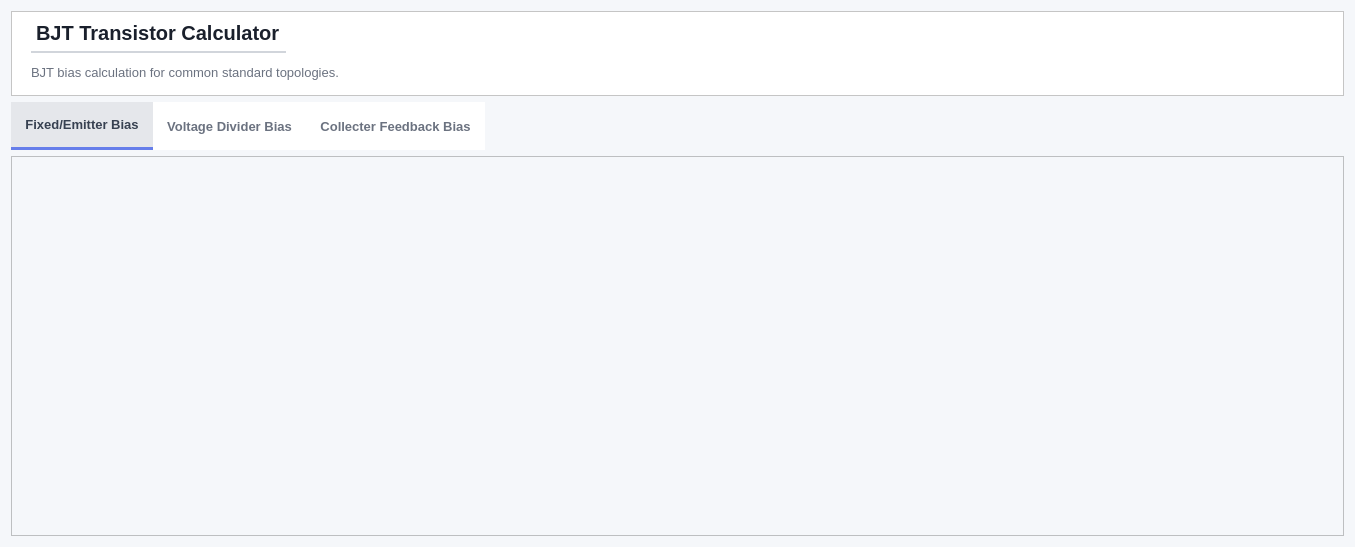
<?xml version="1.0" encoding="UTF-8"?>
<ui version="4.0">
 <class>Form</class>
 <widget class="QWidget" name="Form">
  <property name="geometry">
   <rect>
    <x>0</x>
    <y>0</y>
    <width>1355</width>
    <height>547</height>
   </rect>
  </property>
  <property name="windowTitle">
   <string>Form</string>
  </property>
  <property name="styleSheet">
   <string notr="true">background-color: #f5f7fa;</string>
  </property>
  <layout class="QVBoxLayout" name="verticalLayout">
   <item>
    <widget class="QFrame" name="topBarFrame">
     <property name="minimumSize">
      <size>
       <width>0</width>
       <height>85</height>
      </size>
     </property>
     <property name="maximumSize">
      <size>
       <width>16777215</width>
       <height>90</height>
      </size>
     </property>
     <property name="styleSheet">
      <string notr="true">background-color: white;</string>
     </property>
     <property name="frameShape">
      <enum>QFrame::Shape::StyledPanel</enum>
     </property>
     <layout class="QGridLayout" name="gridLayout_2">
      <item row="0" column="0">
       <spacer name="horizontalSpacer_4">
        <property name="orientation">
         <enum>Qt::Orientation::Horizontal</enum>
        </property>
        <property name="sizeType">
         <enum>QSizePolicy::Policy::Fixed</enum>
        </property>
        <property name="sizeHint" stdset="0">
         <size>
          <width>10</width>
          <height>20</height>
         </size>
        </property>
       </spacer>
      </item>
      <item row="0" column="1">
       <layout class="QVBoxLayout" name="verticalLayout_2">
        <item>
         <widget class="QLabel" name="labelPageTitle">
          <property name="sizePolicy">
           <sizepolicy hsizetype="Maximum" vsizetype="Fixed">
            <horstretch>0</horstretch>
            <verstretch>0</verstretch>
           </sizepolicy>
          </property>
          <property name="minimumSize">
           <size>
            <width>200</width>
            <height>30</height>
           </size>
          </property>
          <property name="styleSheet">
           <string notr="true">QLabel {
    font-size: 20px;
    font-weight: 900;
    color: #1a202c;
    background: transparent;

    border: none;
    border-bottom: 2px solid #d1d5db;  /* clean soft grey */
    padding-bottom: 6px;
}</string>
          </property>
          <property name="text">
           <string>BJT Transistor Calculator</string>
          </property>
         </widget>
        </item>
        <item>
         <widget class="QLabel" name="label">
          <property name="styleSheet">
           <string notr="true">QLabel {
    font-size: 13px;
    font-weight: 400;
    color: #6b7280;   /* soft grey */
    background: transparent;
}</string>
          </property>
          <property name="text">
           <string>BJT bias calculation for common standard topologies.</string>
          </property>
         </widget>
        </item>
       </layout>
      </item>
      <item row="0" column="3">
       <spacer name="horizontalSpacer">
        <property name="orientation">
         <enum>Qt::Orientation::Horizontal</enum>
        </property>
        <property name="sizeType">
         <enum>QSizePolicy::Policy::MinimumExpanding</enum>
        </property>
        <property name="sizeHint" stdset="0">
         <size>
          <width>40</width>
          <height>20</height>
         </size>
        </property>
       </spacer>
      </item>
     </layout>
    </widget>
   </item>
   <item>
    <layout class="QHBoxLayout" name="horizontalLayout">
     <property name="spacing">
      <number>0</number>
     </property>
     <property name="sizeConstraint">
      <enum>QLayout::SizeConstraint::SetDefaultConstraint</enum>
     </property>
     <item>
      <widget class="QPushButton" name="buttonProfileFixedEmitterBias">
       <property name="sizePolicy">
        <sizepolicy hsizetype="Minimum" vsizetype="Fixed">
         <horstretch>0</horstretch>
         <verstretch>0</verstretch>
        </sizepolicy>
       </property>
       <property name="minimumSize">
        <size>
         <width>0</width>
         <height>48</height>
        </size>
       </property>
       <property name="maximumSize">
        <size>
         <width>16777215</width>
         <height>16777215</height>
        </size>
       </property>
       <property name="cursor">
        <cursorShape>PointingHandCursor</cursorShape>
       </property>
       <property name="styleSheet">
        <string notr="true">QPushButton {
    background-color: #ffffff;
    border: none;
    border-radius: 0px;
    color: #6b7280;
    font-size: 13px;
    font-weight: 500;
    padding: 8px 14px;
    text-align: center;
}

/* Hover */
QPushButton:hover {
    background-color: #f9fafb;
    color: #667EEA;
}

/* While clicking → transparent */
QPushButton:pressed {
    background-color: transparent;
}

/* Selected (persistent state) */
QPushButton:checked {
    background-color: #e5e7eb;
    color: #374151;
    font-weight: 600;

    border-bottom: 3px solid #667EEA;
}</string>
       </property>
       <property name="text">
        <string>Fixed/Emitter Bias</string>
       </property>
       <property name="checkable">
        <bool>true</bool>
       </property>
       <property name="checked">
        <bool>true</bool>
       </property>
       <attribute name="buttonGroup">
        <string notr="true">buttonGroup</string>
       </attribute>
      </widget>
     </item>
     <item>
      <widget class="QPushButton" name="buttonProfileVoltageDividerBias">
       <property name="minimumSize">
        <size>
         <width>130</width>
         <height>48</height>
        </size>
       </property>
       <property name="maximumSize">
        <size>
         <width>16777215</width>
         <height>16777215</height>
        </size>
       </property>
       <property name="cursor">
        <cursorShape>PointingHandCursor</cursorShape>
       </property>
       <property name="styleSheet">
        <string notr="true">QPushButton {
    background-color: #ffffff;
    border: none;
    border-radius: 0px;
    color: #6b7280;
    font-size: 13px;
    font-weight: 500;
    padding: 8px 14px;
    text-align: center;
}

/* Hover */
QPushButton:hover {
    background-color: #f9fafb;
    color: #667EEA;
}

/* While clicking → transparent */
QPushButton:pressed {
    background-color: transparent;
}

/* Selected (persistent state) */
QPushButton:checked {
    background-color: #e5e7eb;
    color: #374151;
    font-weight: 600;

    border-bottom: 3px solid #667EEA;
}</string>
       </property>
       <property name="text">
        <string>Voltage Divider Bias</string>
       </property>
       <property name="checkable">
        <bool>true</bool>
       </property>
       <attribute name="buttonGroup">
        <string notr="true">buttonGroup</string>
       </attribute>
      </widget>
     </item>
     <item>
      <widget class="QPushButton" name="buttonProfileCollectorFeedbackBias">
       <property name="minimumSize">
        <size>
         <width>0</width>
         <height>48</height>
        </size>
       </property>
       <property name="cursor">
        <cursorShape>PointingHandCursor</cursorShape>
       </property>
       <property name="styleSheet">
        <string notr="true">QPushButton {
    background-color: #ffffff;
    border: none;
    border-radius: 0px;
    color: #6b7280;
    font-size: 13px;
    font-weight: 500;
    padding: 8px 14px;
    text-align: center;
}

/* Hover */
QPushButton:hover {
    background-color: #f9fafb;
    color: #667EEA;
}

/* While clicking → transparent */
QPushButton:pressed {
    background-color: transparent;
}

/* Selected (persistent state) */
QPushButton:checked {
    background-color: #e5e7eb;
    color: #374151;
    font-weight: 600;

    border-bottom: 3px solid #667EEA;
}</string>
       </property>
       <property name="text">
        <string>Collecter Feedback Bias</string>
       </property>
       <property name="checkable">
        <bool>true</bool>
       </property>
       <attribute name="buttonGroup">
        <string notr="true">buttonGroup</string>
       </attribute>
      </widget>
     </item>
     <item>
      <spacer name="horizontalSpacer_2">
       <property name="orientation">
        <enum>Qt::Orientation::Horizontal</enum>
       </property>
       <property name="sizeHint" stdset="0">
        <size>
         <width>40</width>
         <height>20</height>
        </size>
       </property>
      </spacer>
     </item>
    </layout>
   </item>
   <item>
    <widget class="QScrollArea" name="scrollArea">
     <property name="styleSheet">
      <string notr="true">QScrollArea {
    background-color: #f5f7fa;
    border: none;
}

QScrollArea &gt; QWidget &gt; QWidget {
    background-color: #f5f7fa;
}

/* ── Vertical ── */
QScrollBar:vertical {
    background: #e9ebf0;
    width: 8px;
    border-radius: 4px;
    margin: 0px;
}

QScrollBar::handle:vertical {
    background: #b0b8c8;
    border-radius: 4px;
    min-height: 30px;
}

QScrollBar::handle:vertical:hover {
    background: #8e99ad;
}

QScrollBar::add-line:vertical,
QScrollBar::sub-line:vertical {
    height: 0px;
}

QScrollBar::add-page:vertical,
QScrollBar::sub-page:vertical {
    background: none;
}

/* ── Horizontal ── */
QScrollBar:horizontal {
    background: #e9ebf0;
    height: 8px;
    border-radius: 4px;
    margin: 0px;
}

QScrollBar::handle:horizontal {
    background: #b0b8c8;
    border-radius: 4px;
    min-width: 30px;
}

QScrollBar::handle:horizontal:hover {
    background: #8e99ad;
}

QScrollBar::add-line:horizontal,
QScrollBar::sub-line:horizontal {
    width: 0px;
}

QScrollBar::add-page:horizontal,
QScrollBar::sub-page:horizontal {
    background: none;
}</string>
     </property>
     <property name="widgetResizable">
      <bool>true</bool>
     </property>
     <widget class="QWidget" name="scrollAreaWidgetContents">
      <property name="geometry">
       <rect>
        <x>0</x>
        <y>0</y>
        <width>1337</width>
        <height>382</height>
       </rect>
      </property>
      <layout class="QHBoxLayout" name="horizontalLayout_2">
       <item>
        <widget class="QStackedWidget" name="stackedWidget">
         <property name="currentIndex">
          <number>2</number>
         </property>
         <widget class="QWidget" name="page0FixedEmitterBias"/>
         <widget class="QWidget" name="page1VoltageDividerBias"/>
         <widget class="QWidget" name="page2CollectorFeedbackBias"/>
        </widget>
       </item>
      </layout>
     </widget>
    </widget>
   </item>
  </layout>
 </widget>
 <resources/>
 <connections/>
 <buttongroups>
  <buttongroup name="buttonGroup"/>
 </buttongroups>
</ui>
